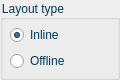
          <widget class="QGroupBox" name="groupBox">
           <property name="minimumSize">
            <size>
             <width>120</width>
             <height>80</height>
            </size>
           </property>
           <property name="maximumSize">
            <size>
             <width>120</width>
             <height>80</height>
            </size>
           </property>
           <property name="styleSheet">
            <string notr="true">font: 10pt &quot;Segoe UI&quot;; color: rgb(0, 57, 90)</string>
           </property>
           <property name="title">
            <string>Layout type</string>
           </property>
           <widget class="QWidget" name="verticalLayoutWidget_2">
            <property name="geometry">
             <rect>
              <x>10</x>
              <y>20</y>
              <width>97</width>
              <height>52</height>
             </rect>
            </property>
            <layout class="QVBoxLayout" name="verticalLayout_7">
             <property name="spacing">
              <number>0</number>
             </property>
             <item>
              <widget class="QRadioButton" name="rb_layout_inline">
               <property name="enabled">
                <bool>true</bool>
               </property>
               <property name="sizePolicy">
                <sizepolicy hsizetype="Fixed" vsizetype="Minimum">
                 <horstretch>0</horstretch>
                 <verstretch>0</verstretch>
                </sizepolicy>
               </property>
               <property name="minimumSize">
                <size>
                 <width>95</width>
                 <height>22</height>
                </size>
               </property>
               <property name="styleSheet">
                <string notr="true">font: 10pt &quot;Segoe UI&quot;; color: rgb(0, 57, 90)</string>
               </property>
               <property name="text">
                <string>Inline</string>
               </property>
               <property name="checked">
                <bool>true</bool>
               </property>
              </widget>
             </item>
             <item>
              <widget class="QRadioButton" name="rb_layout_offline">
               <property name="enabled">
                <bool>true</bool>
               </property>
               <property name="sizePolicy">
                <sizepolicy hsizetype="Minimum" vsizetype="Fixed">
                 <horstretch>0</horstretch>
                 <verstretch>0</verstretch>
                </sizepolicy>
               </property>
               <property name="minimumSize">
                <size>
                 <width>95</width>
                 <height>22</height>
                </size>
               </property>
               <property name="layoutDirection">
                <enum>Qt::LeftToRight</enum>
               </property>
               <property name="styleSheet">
                <string notr="true">font: 10pt &quot;Segoe UI&quot;; color: rgb(0, 57, 90)</string>
               </property>
               <property name="text">
                <string>Offline</string>
               </property>
              </widget>
             </item>
            </layout>
           </widget>
          </widget>
